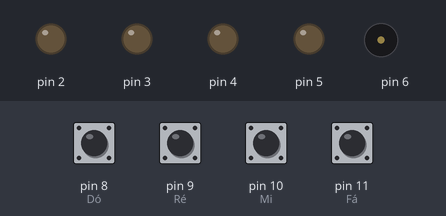
Bench run of a sketch on a simulated Arduino Uno, built with avr-gcc and run on an emulated ATmega328P. On the bench: output pins drawn as LEDs (lit = HIGH), buzzer (waves = sounding). Inputs (shaded band) come from the test bench; at power-on: pin 8 (Dó), pin 9 (Ré), pin 10 (Mi), pin 11 (Fá) HIGH. What the sketch prints to the serial monitor is not drawn.

Above: at 1.2 s.
1.3 s: pin 8 (Dó) pulled LOW for 0.15 s
At 1.37 s:
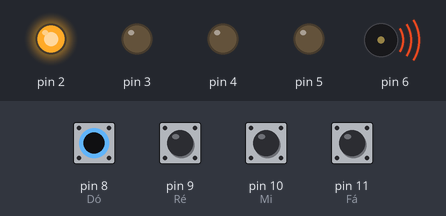
2.9 s: pin 9 (Ré) pulled LOW for 0.15 s
At 2.97 s:
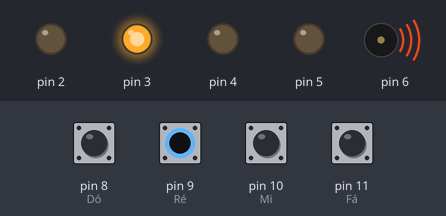
4.5 s: pin 10 (Mi) pulled LOW for 0.15 s
At 4.57 s:
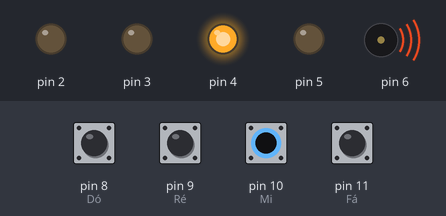
6.1 s: pin 11 (Fá) pulled LOW for 0.15 s
At 6.17 s:
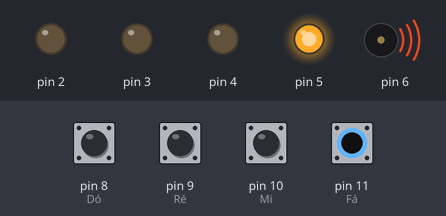
Timing chart, 0 to 8.7 s (numbered marks = the images above; inputs shaded):
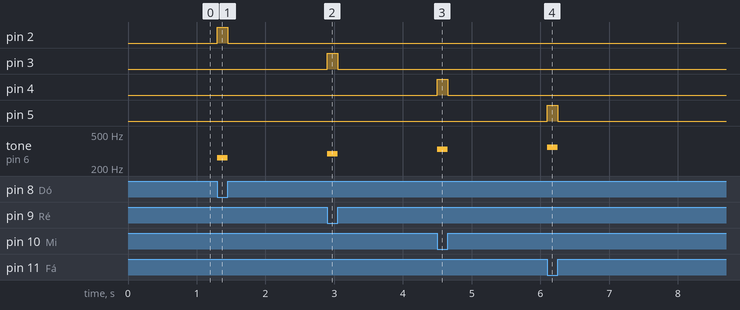

Measured:
- after the input at 1.3 s, pin 2: LOW → HIGH at once, → LOW 0.15 s later; tone on pin 6: silent → 262 Hz at once, → silent 0.15 s later
- after the input at 2.9 s, pin 3: LOW → HIGH at once, → LOW 0.15 s later; tone on pin 6: silent → 294 Hz at once, → silent 0.15 s later
- after the input at 4.5 s, pin 4: LOW → HIGH at once, → LOW 0.15 s later; tone on pin 6: silent → 330 Hz at once, → silent 0.15 s later
- after the input at 6.1 s, pin 5: LOW → HIGH at once, → LOW 0.15 s later; tone on pin 6: silent → 349 Hz at once, → silent 0.15 s later

The sketch:

semaforo-01.ino
```cpp
/**

  Pianinho

  @author Felipe

*/


void setup() {
  Serial.begin(9600);

  pinMode(8, INPUT_PULLUP);  // Dó

  pinMode(9, INPUT_PULLUP);  //Ré

  pinMode(10, INPUT_PULLUP);  // Mi

  pinMode(11, INPUT_PULLUP);  // Fá

  //buzzer

  pinMode(6, OUTPUT);

  //leds

  pinMode(2, OUTPUT);

  pinMode(3, OUTPUT);

  pinMode(4, OUTPUT);

  pinMode(5, OUTPUT);
}


void loop() {

  int sw1 = digitalRead(8);

  int sw2 = digitalRead(9);

  int sw3 = digitalRead(10);

  int sw4 = digitalRead(11);

  //encadeamento da estrutura if

  Serial.print(sw1);

  if (sw1 == 0) {

    tone(6, 262);

    digitalWrite(2, HIGH);

  } else if (sw2 == 0) {

    tone(6, 294);

    digitalWrite(3, HIGH);

  } else if (sw3 == 0) {

    tone(6, 330);

    digitalWrite(4, HIGH);

  } else if (sw4 == 0) {

    tone(6, 349);

    digitalWrite(5, HIGH);

  } else {

    noTone(6);

    digitalWrite(2, LOW);

    digitalWrite(3, LOW);

    digitalWrite(4, LOW);

    digitalWrite(5, LOW);
  }
}
```
